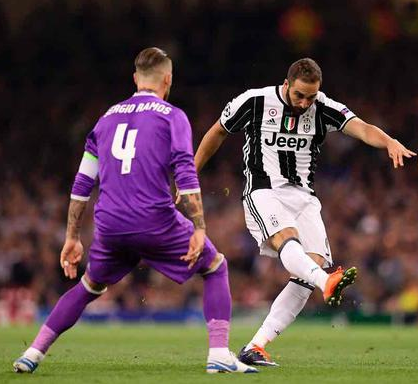
//> input picture project_code/images/target.png, 418 x 384 px
$ ./VC_FANFUHAN_OPENCV021   (built with g++ and OpenCV 4)
//> lines starting //> are read from the running program, lines starting //| are printed output that depends on the picture
// VC_FANFUHAN_OPENCV021.cpp : 定義主控台應用程式的進入點。
//
/*
// Debug | x32
通用屬性
| C/C++
|	| 一般
|		| 其他 Include 目錄 -> C:\opencv\build\include
|
| 連結器
| 	|一一般
|		|  其他程式庫目錄 -> C:\opencv\build\x64\vc15\lib
|
| 	|一輸入
|		| 其他相依性 -> opencv_world411d.lib;%(AdditionalDependencies)

// Releas | x64
組態屬性
| C/C++
|	| 一般
|		| 其他 Include 目錄 -> C:\opencv\build\include
|
| 連結器
| 	|一般
|		| 其他程式庫目錄 -> C:\opencv\build\x64\vc15\lib
|
| 	|一輸入
|		| 其他相依性 -> opencv_world411.lib;%(AdditionalDependencies)

*/
#include "stdafx.h"
#include <iostream>
#include <opencv2/opencv.hpp>
#include <opencv2/core/core.hpp>
#include <opencv2/highgui/highgui.hpp>

using namespace std;
using namespace cv;

void showHistogram(InputArray src, cv::String StrTitle);
void backProjection_demo(Mat &mat, Mat &model);
void blur3x3(Mat &src,Mat *det);

void pause()
{
	printf("Press Enter key to continue...");
	fgetc(stdin);
}
int main()
{
	Mat src = imread("../../images/target.png");
//> src is the input picture: 384 rows x 418 cols, CV_8UC3; mean B, G, R 68.5, 69, 88

	if (src.empty())
	{
		cout << "could not load image.." << endl;
		pause();
		return -1;
	}
	else
	{
		imshow("input_src", src);
		showHistogram(src, "Histogram_input_src");

		//均值模糊
		Mat dst;
		blur(src, dst, Size(6, 6), Point(-1, -1), 4);//blur(src, dst, Size(15, 15), Point(-1, -1), 4);//blur(src, dst, Size(3, 3), Point(-1, -1), 4);
		imshow("dst_blur", dst);
		showHistogram(dst, "Histogram_dst_blur");

		Mat dst01 = Mat::zeros(src.size(), src.type());
		blur3x3(src, &dst01);// 3x3 均值模糊，自定义版本实现
		imshow("dst01_blur3x3", dst01);
		showHistogram(dst01, "Histogram_dst01_blur3x3");


		waitKey(0);
	}

	return 0;
}
void blur3x3(Mat &src, Mat *det)
{
	// 3x3 均值模糊，自定义版本实现
	for (int row = 1; row < src.rows - 1; row++) {
		for (int col = 1; col < src.cols - 1; col++) {
			Vec3b p1 = src.at<Vec3b>(row - 1, col - 1);
			Vec3b p2 = src.at<Vec3b>(row - 1, col);
			Vec3b p3 = src.at<Vec3b>(row - 1, col + 1);
			Vec3b p4 = src.at<Vec3b>(row, col - 1);
			Vec3b p5 = src.at<Vec3b>(row, col);
			Vec3b p6 = src.at<Vec3b>(row, col + 1);
			Vec3b p7 = src.at<Vec3b>(row + 1, col - 1);
			Vec3b p8 = src.at<Vec3b>(row + 1, col);
			Vec3b p9 = src.at<Vec3b>(row + 1, col + 1);

			int b = p1[0] + p2[0] + p3[0] + p4[0] + p5[0] + p6[0] + p7[0] + p8[0] + p9[0];
			int g = p1[1] + p2[1] + p3[1] + p4[1] + p5[1] + p6[1] + p7[1] + p8[1] + p9[1];
			int r = p1[2] + p2[2] + p3[2] + p4[2] + p5[2] + p6[2] + p7[2] + p8[2] + p9[2];

			det->at<Vec3b>(row, col)[0] = saturate_cast<uchar>(b / 9);
			det->at<Vec3b>(row, col)[1] = saturate_cast<uchar>(g / 9);
			det->at<Vec3b>(row, col)[2] = saturate_cast<uchar>(r / 9);
		}
	}
}
void backProjection_demo(Mat &image, Mat &model)
{
	Mat image_hsv, model_hsv;
	cvtColor(image, image_hsv, COLOR_BGR2HSV);//彩色轉HSV
	cvtColor(model, model_hsv, COLOR_BGR2HSV);

	// 定义直方图参数与属性
	int h_bins = 32, s_bins = 32;
	int histSize[] = { h_bins, s_bins };//要切分的像素強度值範圍，預設為256。每個channel皆可指定一個範圍。例如，[32,32,32] 表示RGB三個channels皆切分為32區段
	float h_ranges[] = { 0, 180 }, s_ranges[] = { 0, 256 };
	const float* ranges[] = { h_ranges, s_ranges };
	int channels[] = { 0, 1 };

	Mat roiHist;//計算ROI的直方圖
	calcHist(&model_hsv, 1, channels, Mat(), roiHist, 2, histSize, ranges);
	normalize(roiHist, roiHist, 0, 255, NORM_MINMAX, -1, Mat());

	Mat roiproj, backproj;
	calcBackProject(&image_hsv, 1, channels, roiHist, roiproj, ranges);//使用反向投影 產生ROI(前景)的mask
	bitwise_not(roiproj, backproj);//產生背景的mask
	imshow("ROIProj", roiproj);
	imshow("BackProj", backproj);
}
void showHistogram(InputArray src, cv::String StrTitle)
{
//> called with StrTitle = "Histogram_input_src"
	bool blnGray = false;
	if (src.channels() == 1)
	{
		blnGray = true;
	}

	// 三通道/單通道 直方圖 紀錄陣列
	vector<Mat> bgr_plane;
	vector<Mat> gray_plane;

	// 定义参数变量
	const int channels[1] = { 0 };
	const int bins[1] = { 256 };
	float hranges[2] = { 0, 255 };
	const float *ranges[1] = { hranges };
	Mat b_hist, g_hist, r_hist, hist;
	// 计算三通道直方图
	/*
	void calcHist( const Mat* images, int nimages,const int* channels, InputArray mask,OutputArray hist, int dims, const int* histSize,const float** ranges, bool uniform=true, bool accumulate=false );
	1.輸入的圖像數組
	2.輸入數組的個數
	3.通道數
	4.掩碼
	5.直方圖
	6.直方圖維度
	7.直方圖每個維度的尺寸數組
	8.每一維數組的範圍
	9.直方圖是否是均勻
	10.配置階段不清零
	*/
	if (blnGray)
	{
		split(src, gray_plane);
		calcHist(&gray_plane[0], 1, 0, Mat(), hist, 1, bins, ranges);
	}
	else
	{
		split(src, bgr_plane);
		calcHist(&bgr_plane[0], 1, 0, Mat(), b_hist, 1, bins, ranges);
//> b_hist = 256 values, max 7093 at index 15, min 0 at index 255, mean 624.6
		calcHist(&bgr_plane[1], 1, 0, Mat(), g_hist, 1, bins, ranges);
//> g_hist = 256 values, max 6877 at index 13, min 0 at index 255, mean 626.8
		calcHist(&bgr_plane[2], 1, 0, Mat(), r_hist, 1, bins, ranges);
//> r_hist = 256 values, max 4245 at index 19, min 0 at index 255, mean 621.3
	}

	/*
	* 显示直方图
	*/
	int hist_w = 512;
	int hist_h = 400;
	int bin_w = cvRound((double)hist_w / bins[0]);
	Mat histImage = Mat::zeros(hist_h, hist_w, CV_8UC3);
	// 归一化直方图数据
	if (blnGray)
	{
		normalize(hist, hist, 0, histImage.rows, NORM_MINMAX, -1);
	}
	else
	{
		normalize(b_hist, b_hist, 0, histImage.rows, NORM_MINMAX, -1);
//> b_hist = 256 values, max 400 at index 15, min 0 at index 255, mean 35.22
		normalize(g_hist, g_hist, 0, histImage.rows, NORM_MINMAX, -1);
//> g_hist = 256 values, max 400 at index 13, min 0 at index 255, mean 36.46
		normalize(r_hist, r_hist, 0, histImage.rows, NORM_MINMAX, -1);
//> r_hist = 256 values, max 400 at index 19, min 0 at index 255, mean 58.55
	}

	// 绘制直方图曲线
	for (int i = 1; i < bins[0]; ++i)
	{
		if (blnGray)
		{
			line(histImage, Point(bin_w * (i - 1), hist_h - cvRound(hist.at<float>(i - 1))),
				Point(bin_w * (i), hist_h - cvRound(hist.at<float>(i))), Scalar(255, 255, 255),
				2, 8, 0);
		}
		else
		{
			line(histImage, Point(bin_w * (i - 1), hist_h - cvRound(b_hist.at<float>(i - 1))),
				Point(bin_w * (i), hist_h - cvRound(b_hist.at<float>(i))), Scalar(255, 0, 0),
				2, 8, 0);
			line(histImage, Point(bin_w * (i - 1), hist_h - cvRound(g_hist.at<float>(i - 1))),
				Point(bin_w * (i), hist_h - cvRound(g_hist.at<float>(i))), Scalar(0, 255, 0),
				2, 8, 0);
			line(histImage, Point(bin_w * (i - 1), hist_h - cvRound(r_hist.at<float>(i - 1))),
				Point(bin_w * (i), hist_h - cvRound(r_hist.at<float>(i))), Scalar(0, 0, 255),
				2, 8, 0);
		}


	}
//> call 2 of showHistogram, with StrTitle = "Histogram_dst_blur"
//> in showHistogram (call 2), `split(src, bgr_plane);`:
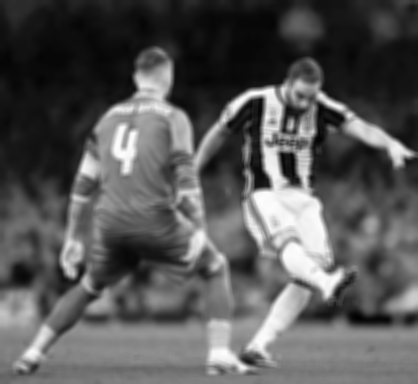
//> bgr_plane[2]: 384 rows x 418 cols, CV_8UC1; min 2, max 254, mean 87.9
//> in showHistogram (call 2), `calcHist(&bgr_plane[0], 1, 0, Mat(), b_hist, 1, bins, ranges);`: b_hist = 256 values, max 7440 at index 13, min 0 at index 0, mean 627
//> in showHistogram (call 2), `calcHist(&bgr_plane[1], 1, 0, Mat(), g_hist, 1, bins, ranges);`: g_hist = 256 values, max 7035 at index 13, min 0 at index 0, mean 627
//> in showHistogram (call 2), `calcHist(&bgr_plane[2], 1, 0, Mat(), r_hist, 1, bins, ranges);`: r_hist = 256 values, max 3976 at index 19, min 0 at index 0, mean 627
//> in showHistogram (call 2), `normalize(b_hist, b_hist, 0, histImage.rows, NORM_MINMAX, -1);`: b_hist = 256 values, max 400 at index 13, min 0 at index 0, mean 33.71
//> in showHistogram (call 2), `normalize(g_hist, g_hist, 0, histImage.rows, NORM_MINMAX, -1);`: g_hist = 256 values, max 400 at index 13, min 0 at index 0, mean 35.65
//> in showHistogram (call 2), `normalize(r_hist, r_hist, 0, histImage.rows, NORM_MINMAX, -1);`: r_hist = 256 values, max 400 at index 19, min 0 at index 0, mean 63.08
//> after the loop in showHistogram (call 2), `for (int i = 1; i < bins[0]; ++i)`:
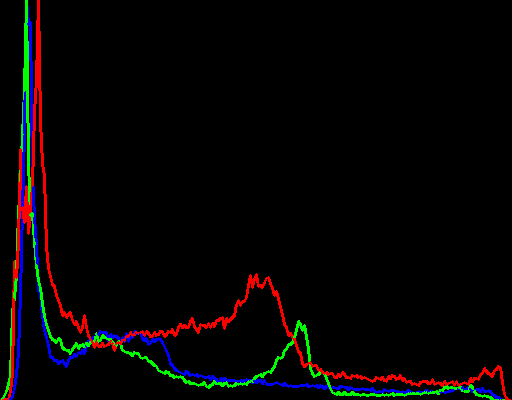
//> histImage: 400 rows x 512 cols, CV_8UC3; mean B, G, R 4, 4, 6
//> after the loop in blur3x3, `for (int row = 1; row < src.rows - 1; row++)`:
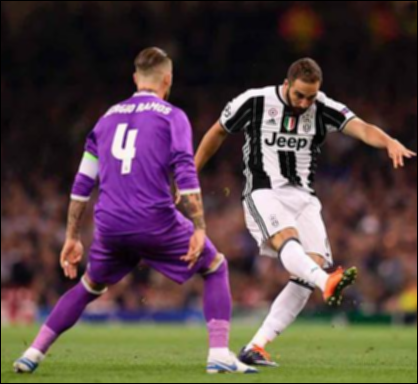
//> det: 384 rows x 418 cols, CV_8UC3; mean B, G, R 67.6, 67.9, 86.8
//> call 3 of showHistogram, with StrTitle = "Histogram_dst01_blur3x3"
//> in showHistogram (call 3), `split(src, bgr_plane);`:
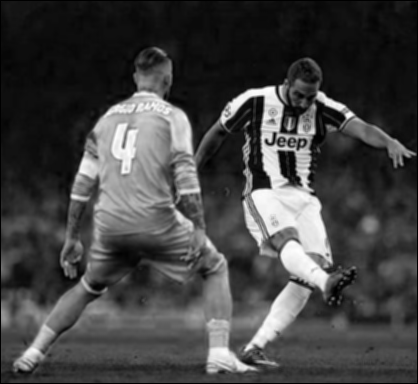
//> bgr_plane[0]: 384 rows x 418 cols, CV_8UC1; min 0, max 254, mean 67.6
//> in showHistogram (call 3), `split(src, bgr_plane);`:
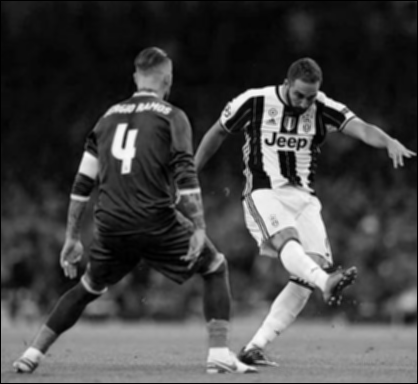
//> bgr_plane[1]: 384 rows x 418 cols, CV_8UC1; min 0, max 252, mean 67.9
//> in showHistogram (call 3), `split(src, bgr_plane);`:
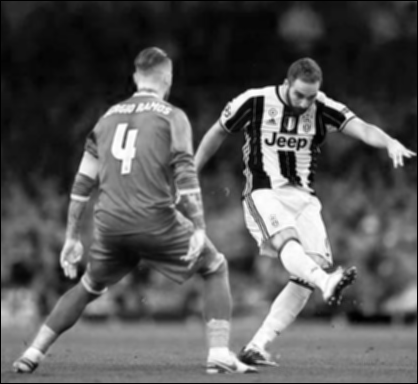
//> bgr_plane[2]: 384 rows x 418 cols, CV_8UC1; min 0, max 255, mean 86.8
//> in showHistogram (call 3), `calcHist(&bgr_plane[0], 1, 0, Mat(), b_hist, 1, bins, ranges);`: b_hist = 256 values, max 7360 at index 13, min 0 at index 255, mean 627
//> in showHistogram (call 3), `calcHist(&bgr_plane[1], 1, 0, Mat(), g_hist, 1, bins, ranges);`: g_hist = 256 values, max 6532 at index 13, min 0 at index 251, mean 627
//> in showHistogram (call 3), `calcHist(&bgr_plane[2], 1, 0, Mat(), r_hist, 1, bins, ranges);`: r_hist = 256 values, max 3827 at index 19, min 0 at index 255, mean 627
//> in showHistogram (call 3), `normalize(b_hist, b_hist, 0, histImage.rows, NORM_MINMAX, -1);`: b_hist = 256 values, max 400 at index 13, min 0 at index 255, mean 34.08
//> in showHistogram (call 3), `normalize(g_hist, g_hist, 0, histImage.rows, NORM_MINMAX, -1);`: g_hist = 256 values, max 400 at index 13, min 0 at index 251, mean 38.4
//> in showHistogram (call 3), `normalize(r_hist, r_hist, 0, histImage.rows, NORM_MINMAX, -1);`: r_hist = 256 values, max 400 at index 19, min 0 at index 255, mean 65.53
//> after the loop in showHistogram (call 3), `for (int i = 1; i < bins[0]; ++i)`:
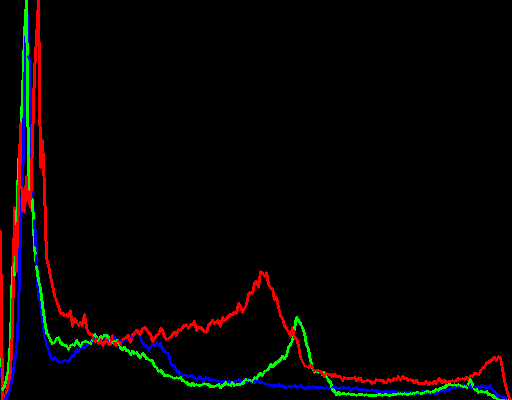
//> histImage: 400 rows x 512 cols, CV_8UC3; mean B, G, R 3.7, 3.9, 7
	imshow(StrTitle, histImage);
}

$ run again, with project_code/images/basketball1.png copied over project_code/images/target.png
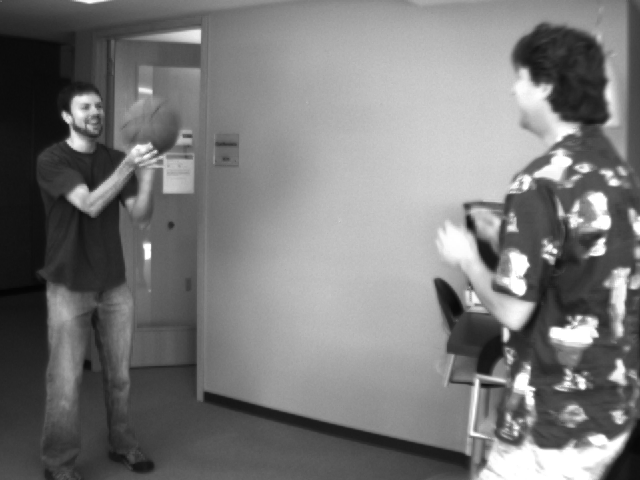
//> input picture project_code/images/basketball1.png, 640 x 480 px
//> src is the input picture: 480 rows x 640 cols, CV_8UC3; min 4, max 255, mean 120.3
//> in showHistogram, `calcHist(&bgr_plane[0], 1, 0, Mat(), b_hist, 1, bins, ranges);`: b_hist = 256 values, max 2386 at index 191, min 0 at index 0, mean 1183.2
//> in showHistogram, `calcHist(&bgr_plane[1], 1, 0, Mat(), g_hist, 1, bins, ranges);`: g_hist has the same summary as b_hist
//> in showHistogram, `calcHist(&bgr_plane[2], 1, 0, Mat(), r_hist, 1, bins, ranges);`: r_hist has the same summary as b_hist
//> in showHistogram, `normalize(b_hist, b_hist, 0, histImage.rows, NORM_MINMAX, -1);`: b_hist = 256 values, max 400 at index 191, min 0 at index 0, mean 198.4
//> in showHistogram, `normalize(g_hist, g_hist, 0, histImage.rows, NORM_MINMAX, -1);`: g_hist has the same summary as b_hist
//> in showHistogram, `normalize(r_hist, r_hist, 0, histImage.rows, NORM_MINMAX, -1);`: r_hist has the same summary as b_hist
//> in showHistogram (call 2), `calcHist(&bgr_plane[0], 1, 0, Mat(), b_hist, 1, bins, ranges);`: b_hist = 256 values, max 2740 at index 192, min 0 at index 0, mean 1191.2
//> in showHistogram (call 2), `calcHist(&bgr_plane[1], 1, 0, Mat(), g_hist, 1, bins, ranges);`: g_hist has the same summary as b_hist
//> in showHistogram (call 2), `calcHist(&bgr_plane[2], 1, 0, Mat(), r_hist, 1, bins, ranges);`: r_hist has the same summary as b_hist
//> in showHistogram (call 2), `normalize(b_hist, b_hist, 0, histImage.rows, NORM_MINMAX, -1);`: b_hist = 256 values, max 400 at index 192, min 0 at index 0, mean 173.9
//> in showHistogram (call 2), `normalize(g_hist, g_hist, 0, histImage.rows, NORM_MINMAX, -1);`: g_hist has the same summary as b_hist
//> in showHistogram (call 2), `normalize(r_hist, r_hist, 0, histImage.rows, NORM_MINMAX, -1);`: r_hist has the same summary as b_hist
//> after the loop in showHistogram (call 2), `for (int i = 1; i < bins[0]; ++i)`:
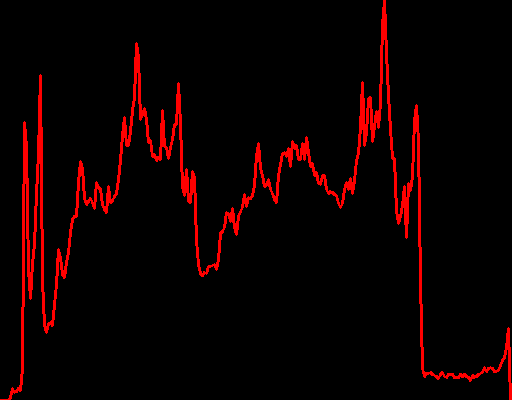
//> histImage: 400 rows x 512 cols, CV_8UC3; mean B, G, R 0, 0, 14.4
//> in showHistogram (call 3), `calcHist(&bgr_plane[0], 1, 0, Mat(), b_hist, 1, bins, ranges);`: b_hist = 256 values, max 2592 at index 192, min 0 at index 1, mean 1188.8
//> in showHistogram (call 3), `calcHist(&bgr_plane[1], 1, 0, Mat(), g_hist, 1, bins, ranges);`: g_hist has the same summary as b_hist
//> in showHistogram (call 3), `calcHist(&bgr_plane[2], 1, 0, Mat(), r_hist, 1, bins, ranges);`: r_hist has the same summary as b_hist
//> in showHistogram (call 3), `normalize(b_hist, b_hist, 0, histImage.rows, NORM_MINMAX, -1);`: b_hist = 256 values, max 400 at index 192, min 0 at index 1, mean 183.5
//> in showHistogram (call 3), `normalize(g_hist, g_hist, 0, histImage.rows, NORM_MINMAX, -1);`: g_hist has the same summary as b_hist
//> in showHistogram (call 3), `normalize(r_hist, r_hist, 0, histImage.rows, NORM_MINMAX, -1);`: r_hist has the same summary as b_hist
//> after the loop in showHistogram (call 3), `for (int i = 1; i < bins[0]; ++i)`:
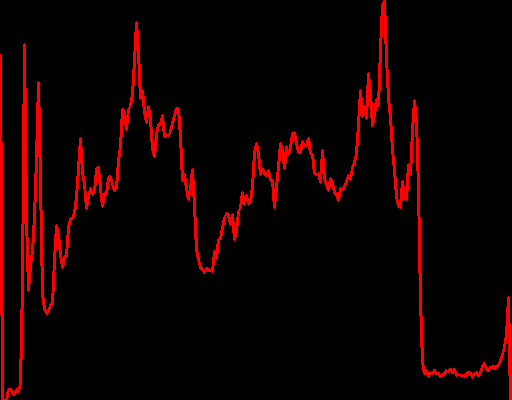
//> histImage: 400 rows x 512 cols, CV_8UC3; mean B, G, R 0, 0, 15.5
